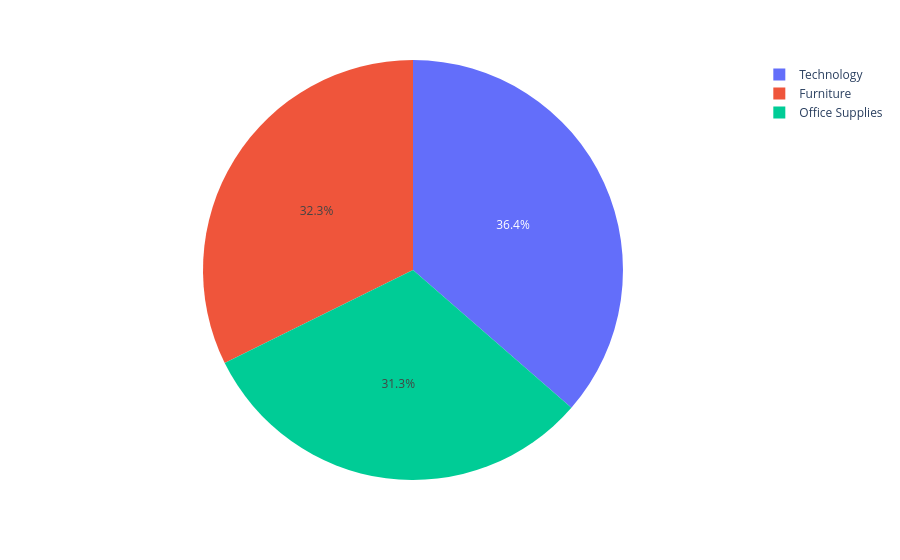

The code cell stored with this chart in its notebook:
### Code cell
fig = px.pie(df, names='Category', values='Sales')
fig.update_traces(
    hovertemplate='Category:%{label}<br>Percentage:%{percent}<br>Sales:%{value}'   
)
 #tech:36.4,furn:32.3,office:31.3
#hover method to display customly

### Figure 1 — Plotly figure (JSON) as saved in the notebook; plotly's stock layout.template omitted (floating-point values rounded to 4 significant figures; data arrays with more than 128 entries replaced by an {"elided": "..."} marker saying what was removed)
{"data": [{"domain": {"x": [0, 1], "y": [0, 1]}, "hovertemplate": "Category:%{label}<br>Percentage:%{percent}<br>Sales:%{value}", "labels": {"elided": "9994 str values"}, "legendgroup": "", "name": "", "showlegend": true, "type": "pie", "values": {"elided": "9994 float values"}}], "layout": {"legend": {"tracegroupgap": 0}, "margin": {"t": 60}}}
